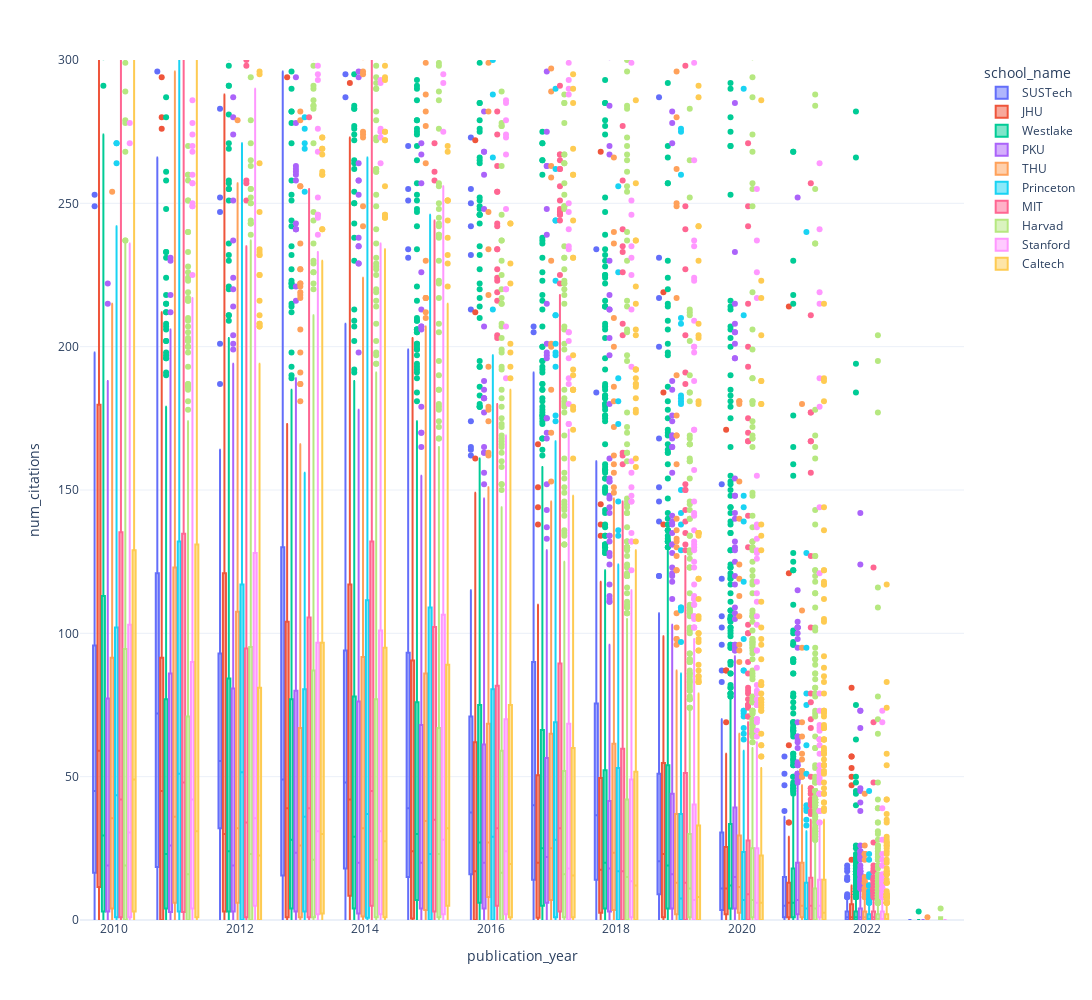

Notebook code cell kept with this figure:
### Code cell
fig=px.box(faculty_publication_df.query('publication_year >= 2010'),x='publication_year',y='num_citations',color='school_name',log_y=False,category_orders={'school_name':school_name_order},range_y=[0,300],width=3000,height=1000)
fig

### Figure 1 — Plotly figure (JSON) as saved in the notebook; plotly's stock layout.template omitted (floating-point values rounded to 4 significant figures; data arrays with more than 128 entries replaced by an {"elided": "..."} marker saying what was removed)
{"data": [{"alignmentgroup": "True", "hovertemplate": "school_name=SUSTech<br>publication_year=%{x}<br>num_citations=%{y}<extra></extra>", "legendgroup": "SUSTech", "marker": {"color": "#636efa"}, "name": "SUSTech", "notched": false, "offsetgroup": "SUSTech", "orientation": "v", "showlegend": true, "x": {"elided": "985 int values"}, "x0": " ", "xaxis": "x", "y": {"elided": "985 int values"}, "y0": " ", "yaxis": "y", "type": "box"}, {"alignmentgroup": "True", "hovertemplate": "school_name=JHU<br>publication_year=%{x}<br>num_citations=%{y}<extra></extra>", "legendgroup": "JHU", "marker": {"color": "#EF553B"}, "name": "JHU", "notched": false, "offsetgroup": "JHU", "orientation": "v", "showlegend": true, "x": {"elided": "781 int values"}, "x0": " ", "xaxis": "x", "y": {"elided": "781 int values"}, "y0": " ", "yaxis": "y", "type": "box"}, {"alignmentgroup": "True", "hovertemplate": "school_name=Westlake<br>publication_year=%{x}<br>num_citations=%{y}<extra></extra>", "legendgroup": "Westlake", "marker": {"color": "#00cc96"}, "name": "Westlake", "notched": false, "offsetgroup": "Westlake", "orientation": "v", "showlegend": true, "x": {"elided": "8629 int values"}, "x0": " ", "xaxis": "x", "y": {"elided": "8629 int values"}, "y0": " ", "yaxis": "y", "type": "box"}, {"alignmentgroup": "True", "hovertemplate": "school_name=PKU<br>publication_year=%{x}<br>num_citations=%{y}<extra></extra>", "legendgroup": "PKU", "marker": {"color": "#ab63fa"}, "name": "PKU", "notched": false, "offsetgroup": "PKU", "orientation": "v", "showlegend": true, "x": {"elided": "3831 int values"}, "x0": " ", "xaxis": "x", "y": {"elided": "3831 int values"}, "y0": " ", "yaxis": "y", "type": "box"}, {"alignmentgroup": "True", "hovertemplate": "school_name=THU<br>publication_year=%{x}<br>num_citations=%{y}<extra></extra>", "legendgroup": "THU", "marker": {"color": "#FFA15A"}, "name": "THU", "notched": false, "offsetgroup": "THU", "orientation": "v", "showlegend": true, "x": {"elided": "2737 int values"}, "x0": " ", "xaxis": "x", "y": {"elided": "2737 int values"}, "y0": " ", "yaxis": "y", "type": "box"}, {"alignmentgroup": "True", "hovertemplate": "school_name=Princeton<br>publication_year=%{x}<br>num_citations=%{y}<extra></extra>", "legendgroup": "Princeton", "marker": {"color": "#19d3f3"}, "name": "Princeton", "notched": false, "offsetgroup": "Princeton", "orientation": "v", "showlegend": true, "x": {"elided": "1751 int values"}, "x0": " ", "xaxis": "x", "y": {"elided": "1751 int values"}, "y0": " ", "yaxis": "y", "type": "box"}, {"alignmentgroup": "True", "hovertemplate": "school_name=MIT<br>publication_year=%{x}<br>num_citations=%{y}<extra></extra>", "legendgroup": "MIT", "marker": {"color": "#FF6692"}, "name": "MIT", "notched": false, "offsetgroup": "MIT", "orientation": "v", "showlegend": true, "x": {"elided": "3521 int values"}, "x0": " ", "xaxis": "x", "y": {"elided": "3521 int values"}, "y0": " ", "yaxis": "y", "type": "box"}, {"alignmentgroup": "True", "hovertemplate": "school_name=Harvad<br>publication_year=%{x}<br>num_citations=%{y}<extra></extra>", "legendgroup": "Harvad", "marker": {"color": "#B6E880"}, "name": "Harvad", "notched": false, "offsetgroup": "Harvad", "orientation": "v", "showlegend": true, "x": {"elided": "9911 int values"}, "x0": " ", "xaxis": "x", "y": {"elided": "9911 int values"}, "y0": " ", "yaxis": "y", "type": "box"}, {"alignmentgroup": "True", "hovertemplate": "school_name=Stanford<br>publication_year=%{x}<br>num_citations=%{y}<extra></extra>", "legendgroup": "Stanford", "marker": {"color": "#FF97FF"}, "name": "Stanford", "notched": false, "offsetgroup": "Stanford", "orientation": "v", "showlegend": true, "x": {"elided": "4280 int values"}, "x0": " ", "xaxis": "x", "y": {"elided": "4280 int values"}, "y0": " ", "yaxis": "y", "type": "box"}, {"alignmentgroup": "True", "hovertemplate": "school_name=Caltech<br>publication_year=%{x}<br>num_citations=%{y}<extra></extra>", "legendgroup": "Caltech", "marker": {"color": "#FECB52"}, "name": "Caltech", "notched": false, "offsetgroup": "Caltech", "orientation": "v", "showlegend": true, "x": {"elided": "4670 int values"}, "x0": " ", "xaxis": "x", "y": {"elided": "4670 int values"}, "y0": " ", "yaxis": "y", "type": "box"}], "layout": {"xaxis": {"anchor": "y", "domain": [0.0, 1.0], "title": {"text": "publication_year"}}, "yaxis": {"anchor": "x", "domain": [0.0, 1.0], "title": {"text": "num_citations"}, "range": [0, 300]}, "legend": {"title": {"text": "school_name"}, "tracegroupgap": 0}, "margin": {"t": 60}, "boxmode": "group", "height": 1000, "width": 3000}}
